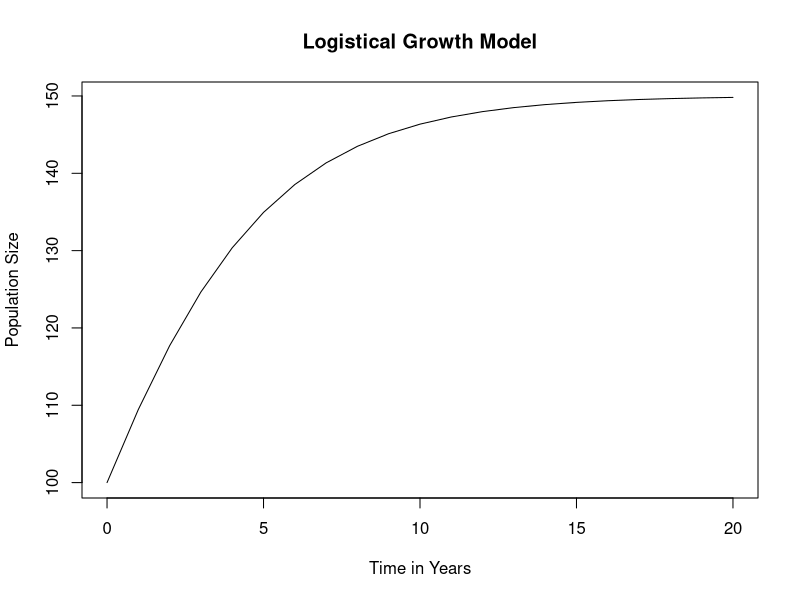

The R source for this figure:
## ---- chunk 1
##################################################
# FUNCTION: log_growth 
# Purpose: Creating a logistic growth model that returns a dataframe with columns for population size and time.
# Inputs: N0 = initial population size
# r = intrinsic growth rate 
# K = carrying capacity
# tfinal = ending time for simulation
# tstep  = time step increment
# Output: A dataframe with any time between 1:20 with intervals of 1
# Nt = population size at each time

##################################################

log_growth <- function(N0=100, r=0.3, K=150, tfinal=20, tstep=1) {
# time vector 
time <- seq(from=0, to=tfinal, by=tstep)
  
# logistic growth equation
Nt <- K / (1 + ((K - N0) / N0) * exp(-r * time))
  
# dataframe for plotting
df_log_growth <- data.frame(time=time, Nt=Nt)
  
return(df_log_growth)

}
log_growth()

# Question 2

##################################################
# Purpose: Take the data frame log_growth and create a plot of time as the x-axis and population as the y-axis
# Input: data frame with two columns of time and population
# Output: Plot

plot_log_growth <- function(df_log_growth) {

plot(x = df_log_growth$time, 
y = df_log_growth$Nt,
main = "Logistical Growth Model",
xlab = "Time in Years",
ylab = "Population Size",
type = "l")
}

df <- log_growth()
plot_log_growth(df)


